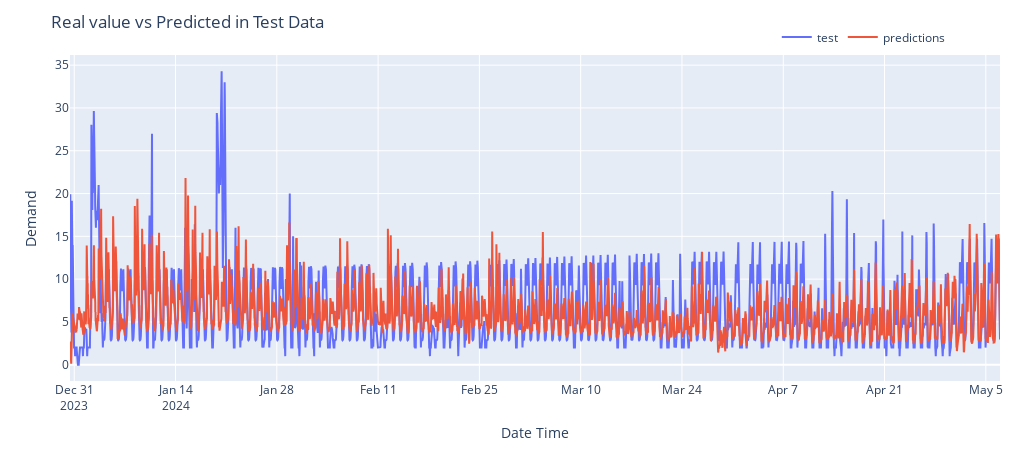

The code cell stored with this chart in its notebook:
### Code cell
plotPredictions(X_test_dates, predictions.flatten(), y_test.flatten())

### Figure 1 — Plotly figure (JSON) as saved in the notebook; plotly's stock layout.template omitted (floating-point values rounded to 4 significant figures; data arrays with more than 128 entries replaced by an {"elided": "..."} marker saying what was removed)
{"data": [{"mode": "lines", "name": "test", "type": "scatter", "x": {"elided": "12341 str values"}, "y": {"elided": "12341 float values"}}, {"mode": "lines", "name": "predictions", "type": "scatter", "x": {"elided": "12341 str values"}, "y": {"elided": "12341 float values"}}], "layout": {"height": 450, "legend": {"orientation": "h", "x": 0.76, "xanchor": "left", "y": 1.1, "yanchor": "top"}, "margin": {"b": 20, "l": 70, "r": 20, "t": 55}, "title": {"text": "Real value vs Predicted in Test Data"}, "width": 1020, "xaxis": {"title": {"text": "Date Time"}}, "yaxis": {"title": {"text": "Demand"}}}}
